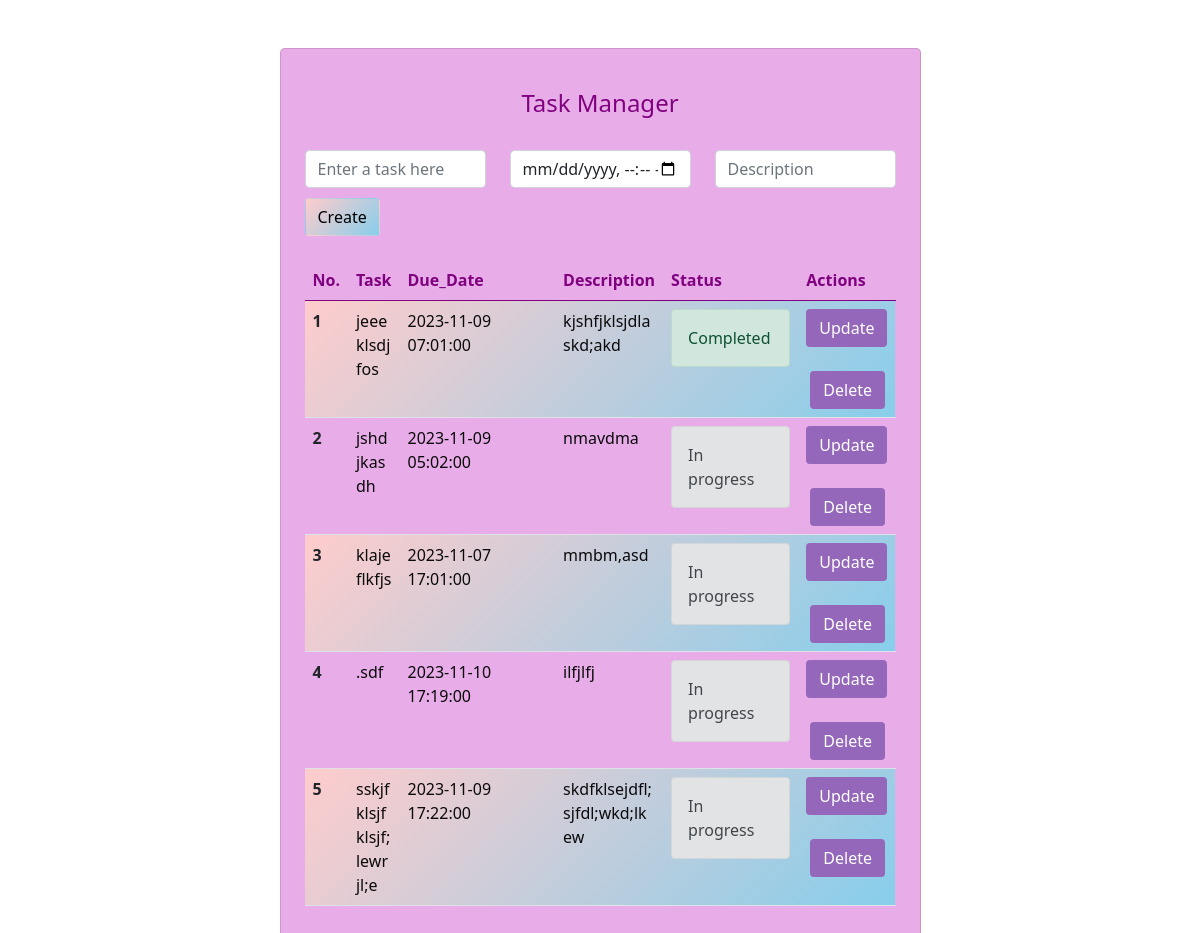
The page / on the database its author committed.
### models.py (models this page shows)
class Todo(Base):
    __tablename__ = 'todos'
    id = Column(Integer, primary_key=True, index=True)
    title = Column(String, index=True)
    description = Column(String)  # Add the description column
    due_date = Column(DateTime)
    complete = Column(Boolean, default=False)

### main.py (the view)
@app.get("/")
def home(request: Request, db: Session = Depends(get_db)):
    todos = db.query(models.Todo).all()
    return templates.TemplateResponse("index.html",
                                      {"request": request, "todo_list": todos})

### templates/index.html (shortened to what this page needs)
<!DOCTYPE html>
<html lang="en">
<head>
<link rel="stylesheet" href="https://cdn.jsdelivr.net/npm/bootstrap@5.0.2/dist/css/bootstrap.min.css">
<link rel="stylesheet" href="static/static.css">
</head>
<body>
<section background = #fff>
  <div class="container py-5 h-100">
    <div class="row d-flex justify-content-center align-items-center h-100">
      <div class="col col-lg-9 col-xl-7">
        <div class="card rounded-3">
          <div class="card-body p-4">
            <h4 class="text-center my-3 pb-3">Task Manager </h4>
            <form class="row" action="/add" method="post">
              <div class="col-4">
                <div class="form-outline">
                  <input type="text" id="title" name="title" class="form-control" placeholder="Enter a task here"/>
                </div>
              </div>
              <div class="col-4">
                <div class="form-outline">
                  <input type="datetime-local" id="due_date" name="due_date" class="form-control" placeholder="Due Date and Time"/>
                </div>
              </div>
              <div class="col-4">
                <div class="form-outline">
                  <input type="text" id="description" name="description" class="form-control" placeholder="Description"/>
                </div>
              </div>
              <br>
              <br>
              <div class="col-6">
                <button type="submit" class="btn btn-primary">Create</button>
                <br>
                <br>
              </div>
            </form>
            <table class="table mb-4">
                <thead>
                    <tr>
                      <th scope="col">No.</th>
                      <th scope="col">Task</th>
                      <th scope="col">Due_Date</th>
                      <th scope="col">Description</th>
                      <th scope="col">Status</th>
                      <th scope="col">Actions</th>
                    </tr>
                </thead>
                <tbody>
                    {% for todo in todo_list %}
                    <tr>
                      <th scope="row">{{todo.id }}</th>
                      <td class="mks">{{ todo.title }}</td>
                      <td>{{ todo.due_date }}</td>
                      <td class="mks">{{ todo.description }}</td>
                      <td>
                        {% if todo.complete == False %}
                        <div class="alert alert-secondary" role="alert">In progress</div>
                        {% else %}
                        <div class="alert alert-success" role="alert">Completed</div>
                        {% endif %}
                      </td>
                      <td>
                        <a class="btn btn-pink" href="/update/{{ todo.id }}">Update</a>
                        <br>
                        <br>
                        <a class="btn btn-purple ms-1" href="/delete/{{ todo.id }}">Delete</a>
                      </td>
                    </tr>
                    {% endfor %}
                </tbody>
            </table>
          </div>
        </div>
      </div>
    </div>
  </div>
</section>
</body>
</html>

### static/static.css (style rules this page uses)
.card { background-color: #e8ade8; }
h4 { color: #800080; }
.btn-primary { background: linear-gradient(135deg, #ffcccc, #87ceeb); border-color: transparent; color: #000; }
.table thead th { background: linear-gradient(135deg, #ffcccc); color: #800080; }
.table tbody tr:nth-child(odd) { background: linear-gradient(135deg, #ffcccc, #87ceeb); }
.table tbody td { color: #0b0a0b; }
.btn-pink { background-color: #9467ba; color: #fff; }
.btn-purple { background-color: #9467ba; color: #fff; }
.mks { white-space: pre-wrap; word-wrap: break-word; max-width: 30px; }

### rows shown on the page
Todo: id "1", title "jeeeklsdjfos", due_date "2023-11-09 07:01:00", description "kjshfjklsjdlaskd;akd", complete "Completed"
Todo: id "2", title "jshdjkasdh", due_date "2023-11-09 05:02:00", description "nmavdma", complete "In progress"
Todo: id "3", title "klajeflkfjs", due_date "2023-11-07 17:01:00", description "mmbm,asd", complete "In progress"
Todo: id "4", title ".sdf", due_date "2023-11-10 17:19:00", description "ilfjlfj", complete "In progress"
Todo: id "5", title "sskjfklsjfklsjf;lewrjl;e", due_date "2023-11-09 17:22:00", description "skdfklsejdfl;sjfdl;wkd;lkew", complete "In progress"
